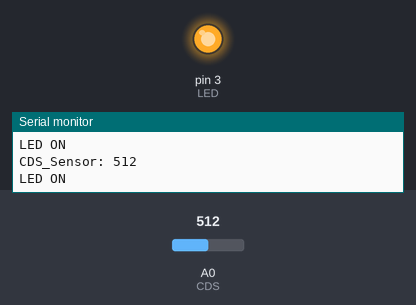
Bench run of a sketch on a simulated Arduino Uno, built with avr-gcc and run on an emulated ATmega328P. Parts: output pins drawn as LEDs (lit = HIGH), the last lines printed to the serial monitor. The inputs (shaded band) are chosen by the test bench; at power-on: A0 (CDS) = 512.

Above: at 1.2 s.
1.3 s: A0 (CDS) set to 485
At 1.8 s:
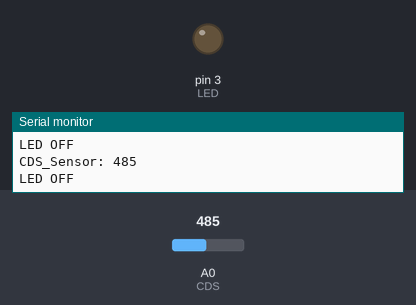
2.9 s: A0 (CDS) set to 510
At 4.2 s:
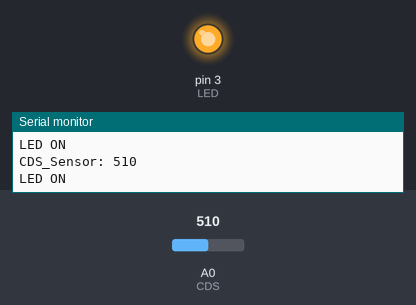
4.5 s: A0 (CDS) set to 490
At 5.7 s:
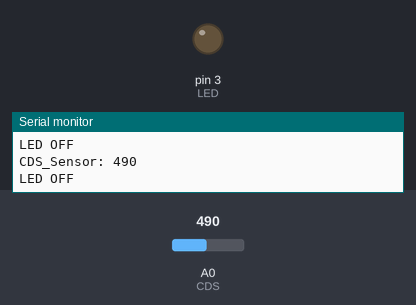
Timing chart, 0 to 7.5 s (numbered marks = the images above; inputs shaded):
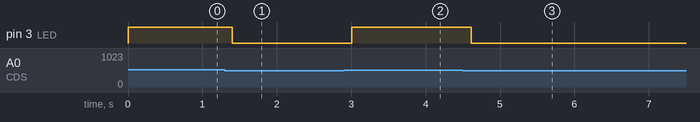

The sketch:

2-2_cds_led.ino
```cpp
int CDS = A0;                       // 조도 센서 연결한 핀
int LED = 3;                        // LED 연결한 핀

void setup() {
  Serial.begin(9600);
  pinMode(CDS, INPUT);              // 조도 센서를 입력 핀으로 설정
  pinMode(LED,OUTPUT);              // LED를 출력 핀으로 설정
}

void loop() {
  int val = analogRead(CDS);        // 조도 센서의 측정 값을 val에 저장
  Serial.print("CDS_Sensor: ");
  Serial.println(val);              // 시리얼 모니터에 조도 센서의 측정 값 출력

  if(val > 500) {                   // 측정 값이 500 초과이면
    digitalWrite(LED, HIGH);        // LED 켜기
    Serial.println("LED ON");       // 시리얼 모니터에 출력
  }

  else {                            // 측정 값이 500 이하이면
    digitalWrite(LED, LOW);         // LED 끄기
    Serial.println("LED OFF");      // 시리얼 모니터에 출력
  }

  delay(200);                       // 0.2초 쉬고 반복(1000ms = 1s)
}
```

Measured:
- the behaviour switches between 501 and 500 on A0 (CDS) (found by bisection; images 0 and 1)
- after the input at 1.3 s, pin 3 (LED): HIGH → LOW after 0.10 s
- after the input at 2.9 s, pin 3 (LED): LOW → HIGH after 0.11 s
- after the input at 4.5 s, pin 3 (LED): HIGH → LOW after 0.11 s
